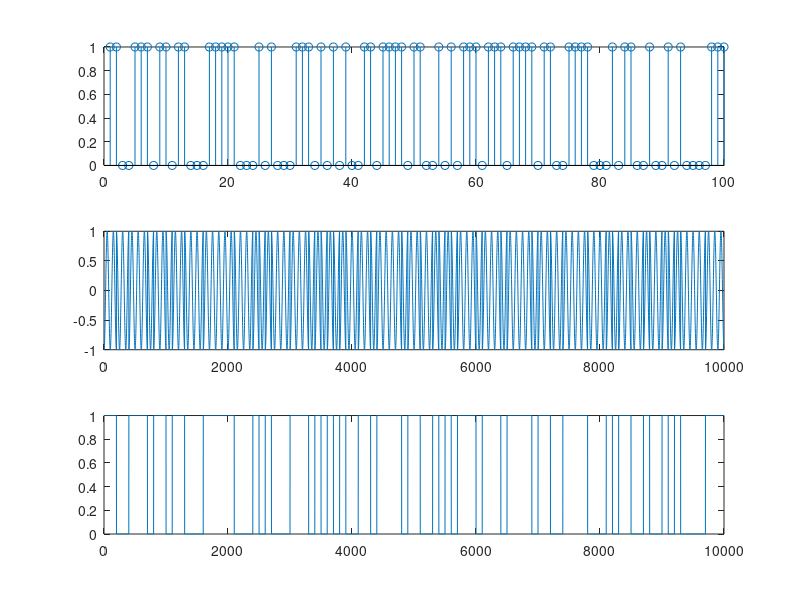

MATLAB code for this plot:
clc;
clear all;

Ts = 0.01;
fc = 1;
stream_size = 100;

bit_stream = randi([0,1], 1, stream_size);
t = 0 : Ts : length(bit_stream) - Ts;

carrier = cos(2 * pi * fc * t);

rep = repmat(bit_stream, 1 / Ts , 1);
sig = reshape(rep, 1, []);
sig = real(pskmod(sig, 2));

modulation = carrier.*(sig);
dem = pskdemod(sig, 2);
figure;
subplot(311); stem(bit_stream);
subplot(312);plot(modulation);
subplot(313);plot(dem);